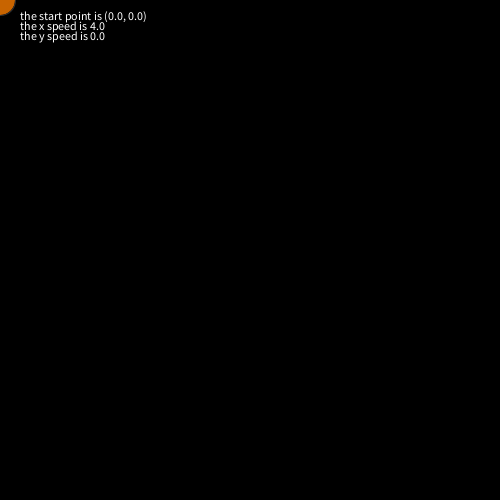
Frame 1 (no input)
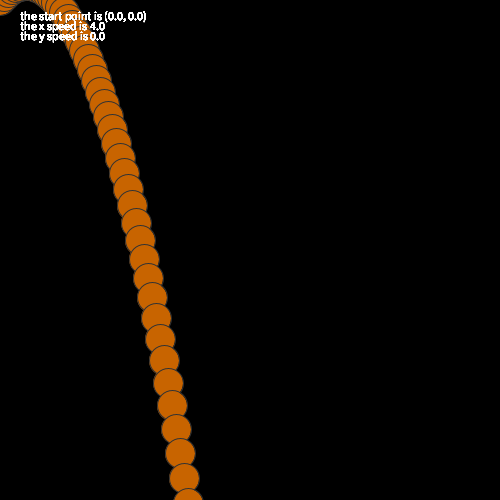
Frame 60 (the mouse pressed at the canvas centre just before this capture)
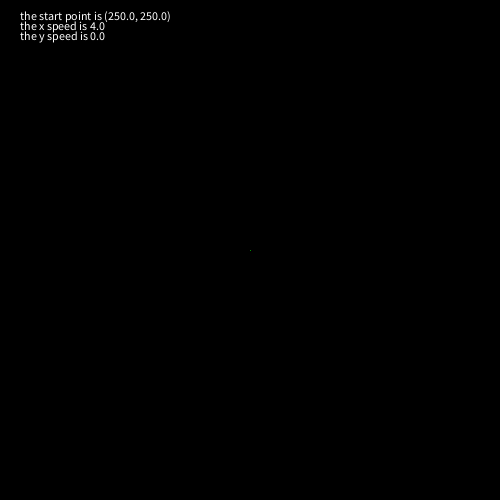
Frame 120 (the mouse held since frame 60 and released just before this capture)

The Processing sketch that drew these frames (run headless with seeded random() and noise(); from frame 60 on, the mouse is pressed at the canvas centre):

// Processing sketch: processing_158413
// ── processing_158413.pde

float speed=4;

float y=mouseY;
float sy=-speed;
float ay=sq(speed/5);

float x=mouseX;
float sx=speed;

float xstart;
float ystart;
float syr; //speed of y replacement
float b;
void setup(){
  size(500,500);
  background(0);
}
void draw(){
  if(b==1){
    background(0);
  }
  fill(200,100,0);
  stroke(50);
  ellipse(x,y,30,30);
  
  
  if(mousePressed){
    background(0);
    stroke(0,200,0);
    line(mouseX,mouseY,xstart,ystart);
  }else{
  y+=sy;
  sy+=ay;
  x+=sx;
  }
  fill(255);
  text("the start point is ("+ xstart+", "+ ystart+")",20,20);
  text("the x speed is "+sx,20,30);
  text("the y speed is "+syr,20,40);
}
void mousePressed(){
  
  xstart=mouseX;
  ystart=mouseY;
  x=xstart;
  y=ystart;
}
void mouseReleased(){
  background(0);
  sx=(xstart-mouseX)/5;
  sy=(ystart-mouseY)/5;
  syr=sy;
}
void keyPressed(){
  if(key=='s'){
    stroke(0);
  }
  if(key=='d'){
    noStroke();
  }
  if(key=='b'){
    b=1;
  }
  if(key=='v'){
    b=0;
  }
}
